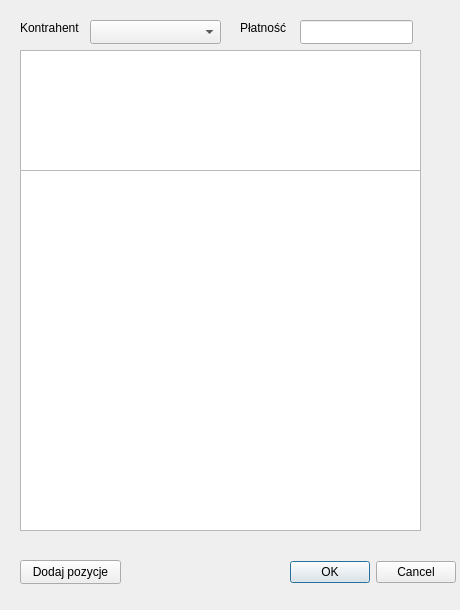
<?xml version="1.0" encoding="UTF-8"?>
<ui version="4.0">
 <class>DialogNewInvoice</class>
 <widget class="QDialog" name="DialogNewInvoice">
  <property name="geometry">
   <rect>
    <x>0</x>
    <y>0</y>
    <width>460</width>
    <height>610</height>
   </rect>
  </property>
  <property name="windowTitle">
   <string>Dialog</string>
  </property>
  <widget class="QLineEdit" name="lineEdit_payment">
   <property name="geometry">
    <rect>
     <x>300</x>
     <y>20</y>
     <width>113</width>
     <height>24</height>
    </rect>
   </property>
  </widget>
  <widget class="QComboBox" name="comboBox">
   <property name="geometry">
    <rect>
     <x>90</x>
     <y>20</y>
     <width>131</width>
     <height>24</height>
    </rect>
   </property>
  </widget>
  <widget class="QLabel" name="label_2">
   <property name="geometry">
    <rect>
     <x>240</x>
     <y>20</y>
     <width>49</width>
     <height>16</height>
    </rect>
   </property>
   <property name="text">
    <string>Płatność</string>
   </property>
  </widget>
  <widget class="QTableWidget" name="tableWidget_newpositions">
   <property name="geometry">
    <rect>
     <x>20</x>
     <y>170</y>
     <width>401</width>
     <height>361</height>
    </rect>
   </property>
  </widget>
  <widget class="QTableWidget" name="tableWidget_contractors">
   <property name="geometry">
    <rect>
     <x>20</x>
     <y>50</y>
     <width>401</width>
     <height>121</height>
    </rect>
   </property>
  </widget>
  <widget class="QLabel" name="label">
   <property name="geometry">
    <rect>
     <x>20</x>
     <y>20</y>
     <width>71</width>
     <height>16</height>
    </rect>
   </property>
   <property name="text">
    <string>Kontrahent</string>
   </property>
  </widget>
  <widget class="QPushButton" name="pushButton_AddProduct">
   <property name="geometry">
    <rect>
     <x>20</x>
     <y>560</y>
     <width>101</width>
     <height>24</height>
    </rect>
   </property>
   <property name="text">
    <string>Dodaj pozycje</string>
   </property>
  </widget>
  <widget class="QDialogButtonBox" name="buttonBox">
   <property name="geometry">
    <rect>
     <x>290</x>
     <y>560</y>
     <width>166</width>
     <height>24</height>
    </rect>
   </property>
   <property name="standardButtons">
    <set>QDialogButtonBox::StandardButton::Cancel|QDialogButtonBox::StandardButton::Ok</set>
   </property>
  </widget>
 </widget>
 <resources/>
 <connections/>
</ui>
